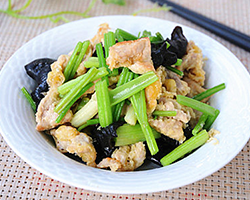
#> input picture 常用三方模块/good_09.png, 250 x 200 px
$ python pillow.py
#> lines starting #> are read from the running program, lines starting #| are printed output that depends on the picture
"""
pillow图像处理
"""
import math

from PIL import Image

# 打开一个jpg图像文件，注意是当前路径:
img = Image.open('good_09.png')
#> img is the input picture: PIL image 250x200 RGB; mean R, G, B 175.8, 178.4, 154.8
# 获得图像尺寸:
w, h = img.size
#> w = 250; h = 200
print(f'w={w}  h={h}')
#| w=250  h=200
# 缩放到50%:
img.thumbnail((w // 2, h // 2))
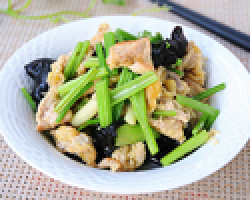
#> img: PIL image 125x100 RGB (shown 2 times larger); mean R, G, B 175.8, 178.4, 154.7
print('Resize image to: %sx%s' % (w // 2, h // 2))
#| Resize image to: 125x100
img.save('thumbnail.jpg', 'jpeg')

import sys

print(sys.path)
